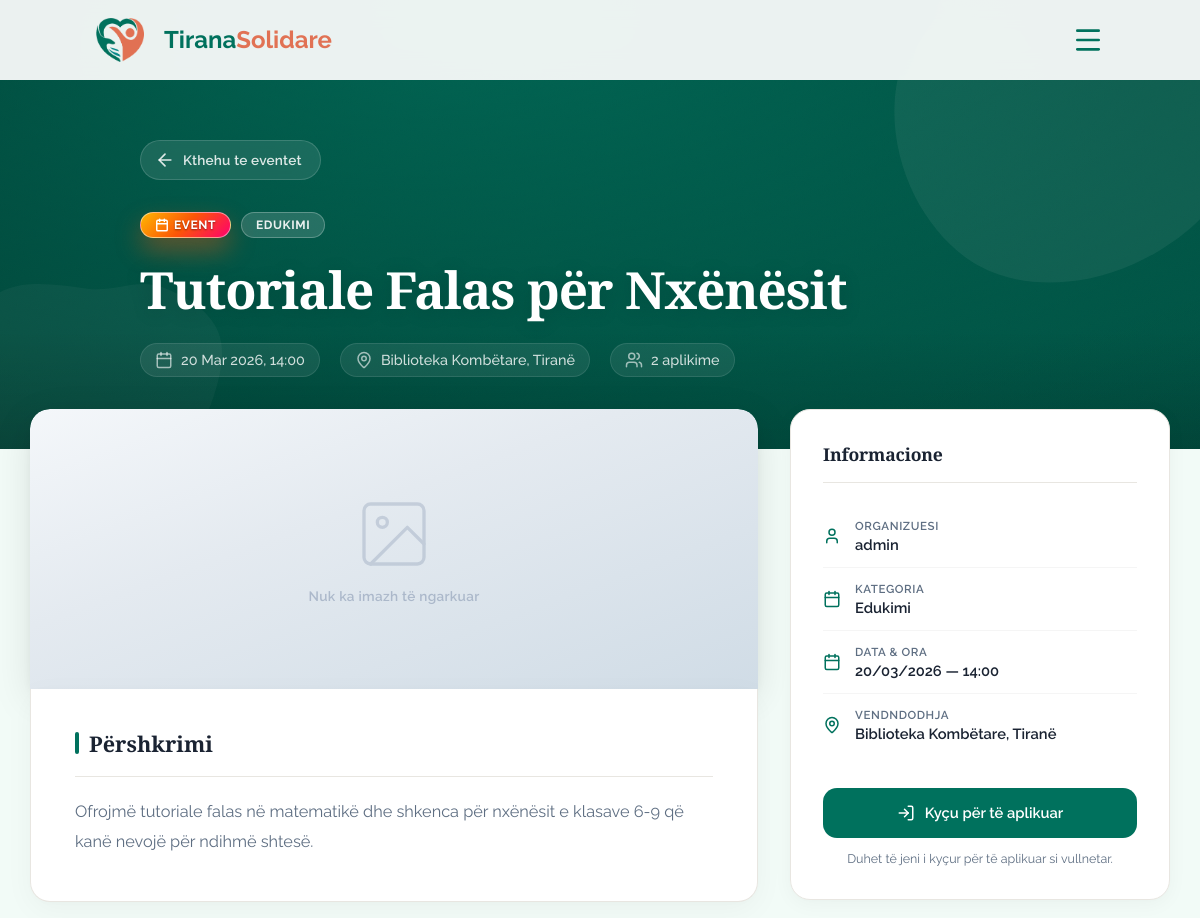
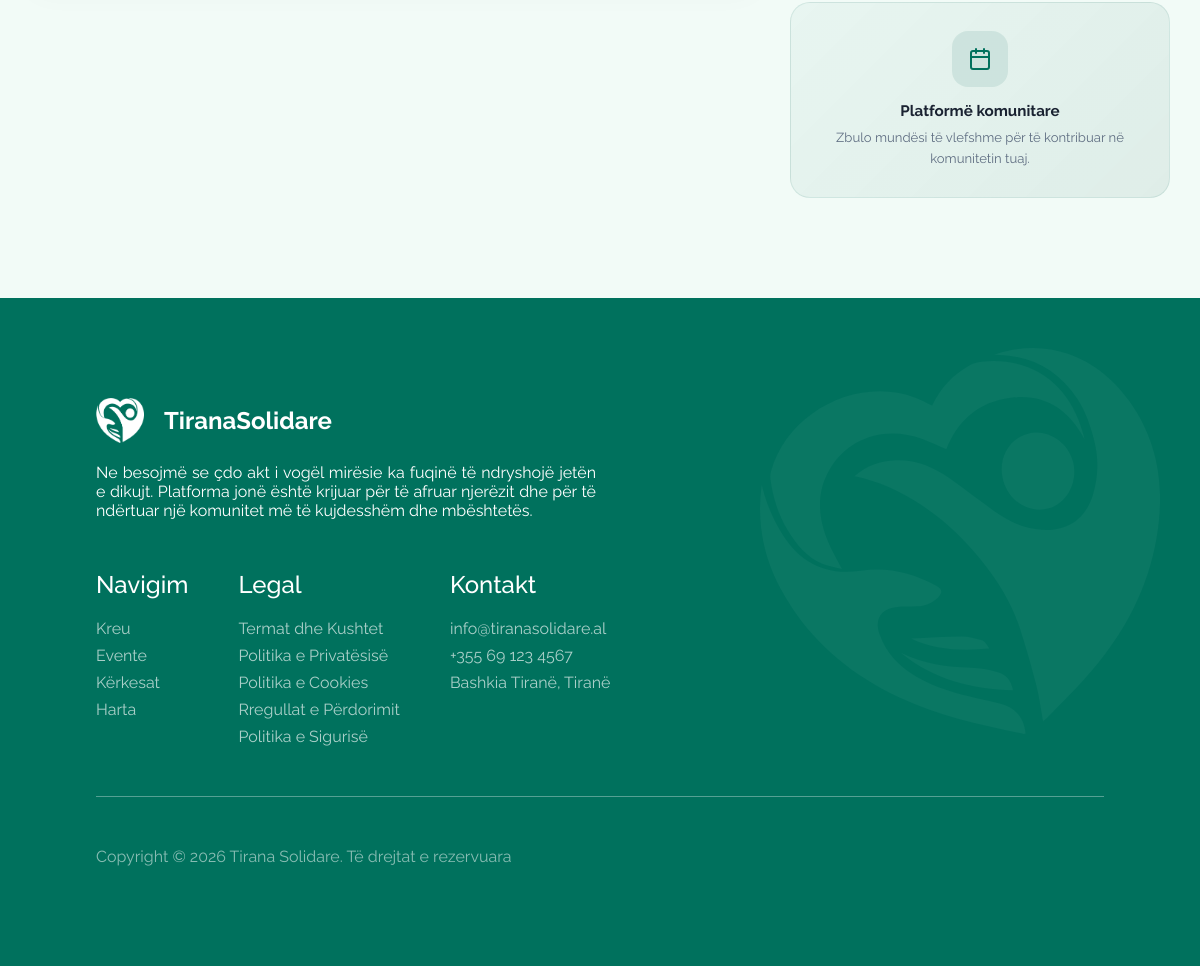
The app's page /views/events.php?id=3 with its own data (2 pictures, top to bottom).
### tables this page shows
CREATE TABLE `eventi` (
  `id_eventi` int(11) NOT NULL,
  `id_perdoruesi` int(11) DEFAULT NULL,
  `id_kategoria` int(11) DEFAULT NULL,
  `titulli` varchar(200) DEFAULT NULL,
  `pershkrimi` text DEFAULT NULL,
  `data` datetime DEFAULT NULL,
  `vendndodhja` varchar(255) DEFAULT NULL,
  `latitude` decimal(10,7) DEFAULT NULL,
  `longitude` decimal(10,7) DEFAULT NULL,
  `banner` varchar(500) DEFAULT NULL COMMENT 'URL to image storage',
  `krijuar_me` timestamp NOT NULL DEFAULT current_timestamp()
);

CREATE TABLE `kategoria` (
  `id_kategoria` int(11) NOT NULL,
  `emri` varchar(50) DEFAULT NULL
);

CREATE TABLE `perdoruesi` (
  `id_perdoruesi` int(11) NOT NULL,
  `emri` varchar(100) NOT NULL,
  `email` varchar(150) NOT NULL,
  `fjalekalimi` varchar(255) NOT NULL,
  `roli` enum('Admin','Vullnetar') DEFAULT 'Vullnetar',
  `statusi_llogarise` enum('Aktiv','Bllokuar','Çaktivizuar') DEFAULT 'Aktiv',
  `verified` tinyint(1) NOT NULL DEFAULT 0,
  `verification_token_hash` varchar(64) DEFAULT NULL,
  `verification_token_expires` datetime DEFAULT NULL,
  `password_reset_token_hash` varchar(64) DEFAULT NULL,
  `password_reset_token_expires` datetime DEFAULT NULL,
  `krijuar_me` timestamp NOT NULL DEFAULT current_timestamp(),
  `deaktivizuar_me` datetime DEFAULT NULL
);

### views/events.php (the view, shortened to what this page needs)
<?php
require_once __DIR__ . '/../config/db.php';
$isLoggedIn = isset($_SESSION['user_id']);
$isAdmin = ($isLoggedIn && ($_SESSION['roli'] ?? '') === 'Admin');
if (isset($_GET['id'])) {
    $id = (int) $_GET['id'];
    $stmt = $pdo->prepare(
        "SELECT e.*, k.emri AS kategoria_emri, p.emri AS krijuesi_emri,
                (SELECT COUNT(*) FROM Aplikimi a WHERE a.id_eventi = e.id_eventi) AS total_aplikime
         FROM Eventi e
         LEFT JOIN Kategoria k ON k.id_kategoria = e.id_kategoria
         LEFT JOIN Perdoruesi p ON p.id_perdoruesi = e.id_perdoruesi
         WHERE e.id_eventi = ?"
    );
    $stmt->execute([$id]);
    $event = $stmt->fetch(PDO::FETCH_ASSOC);
    $alreadyApplied = false;
}
?>
<!DOCTYPE html>
<html lang="sq">
<head>
  <link rel="stylesheet" href="/TiranaSolidare/public/assets/styles/main.css">
  <link rel="stylesheet" href="/TiranaSolidare/public/assets/styles/requests.css?v=20260308W">  <link rel="stylesheet" href="https://unpkg.com/leaflet@1.9.4/dist/leaflet.css" />
  <link rel="stylesheet" href="/TiranaSolidare/assets/css/map.css"></head>
<body class="page-events">
<?php include __DIR__ . '/../public/components/header.php'; ?>
<main>
<?php if (isset($event) && $event): ?>
<section class="rq-detail-hero rq-detail-hero--request">
  <div class="rq-detail-hero__inner">
    <a href="/TiranaSolidare/views/events.php" class="rq-back-link">
      <svg xmlns="http://www.w3.org/2000/svg" width="20" height="20" viewBox="0 0 24 24" fill="none" stroke="currentColor" stroke-width="2" stroke-linecap="round" stroke-linejoin="round"><path d="m12 19-7-7 7-7"/><path d="M19 12H5"/></svg>
      Kthehu te eventet
    </a>
    <div class="rq-detail-hero__badges">
      <span class="rq-badge rq-badge--event-spotlight">
        Event
      </span>
      <?php if (!empty($event['kategoria_emri'])): ?>
      <span class="rq-badge rq-badge--event"><?= htmlspecialchars($event['kategoria_emri']) ?></span>
      <?php endif; ?>
    </div>
    <h1><?= htmlspecialchars($event['titulli']) ?></h1>
    <div class="rq-detail-hero__meta">
      <span> <?= date('d M Y, H:i', strtotime($event['data'])) ?></span>
      <span> <?= htmlspecialchars($event['vendndodhja'] ?? 'Tiranë') ?></span>
      <span> <?= $event['total_aplikime'] ?> aplikime</span>
    </div>
  </div>
</section>
<section class="rq-detail-body">
  <div class="rq-detail-layout">
    <div class="rq-detail-main">
      <?php if (!empty($event['banner'])): ?>
        <div class="rq-detail-banner">
          <div class="rq-detail-banner--placeholder" style="display:none;">
            <svg xmlns="http://www.w3.org/2000/svg" width="80" height="80" viewBox="0 0 24 24" fill="none" stroke="currentColor" stroke-width="1" stroke-linecap="round" stroke-linejoin="round"><rect x="3" y="3" width="18" height="18" rx="2" ry="2"/><circle cx="8.5" cy="8.5" r="1.5"/><path d="M21 15l-5-5L5 21"/></svg>
            <p>Nuk ka imazh të ngarkuar</p>
          </div>
        </div>
      <?php endif; ?>
      <div class="rq-detail-text">
        <h2>Përshkrimi</h2>
        <p><?= nl2br(htmlspecialchars($event['pershkrimi'] ?? 'Nuk ka përshkrim.')) ?></p>
      </div>
    </div>
    <aside class="rq-detail-sidebar">
      <div class="rq-sidebar-card">
        <h3>Informacione</h3>
        <ul class="rq-sidebar-info">
          <li>
            <svg xmlns="http://www.w3.org/2000/svg" width="18" height="18" viewBox="0 0 24 24" fill="none" stroke="currentColor" stroke-width="2" stroke-linecap="round" stroke-linejoin="round"><path d="M19 21v-2a4 4 0 0 0-4-4H9a4 4 0 0 0-4 4v2"/><circle cx="12" cy="7" r="4"/></svg>
            <div><span>Organizuesi</span><strong><?= htmlspecialchars($event['krijuesi_emri'] ?? 'N/A') ?></strong></div>
          </li>
          <li>
            <div><span>Kategoria</span><strong><?= htmlspecialchars($event['kategoria_emri'] ?? 'Pa kategori') ?></strong></div>
          </li>
          <li>
            <div><span>Data & Ora</span><strong><?= date('d/m/Y — H:i', strtotime($event['data'])) ?></strong></div>
          </li>
          <li>
            <div><span>Vendndodhja</span><strong><?= htmlspecialchars($event['vendndodhja'] ?? 'Tiranë') ?></strong></div>
          </li>
        </ul>
        <div class="rq-sidebar-cta">
          <?php if (!$isLoggedIn): ?>
            <a href="/TiranaSolidare/views/login.php?redirect=<?= urlencode('/TiranaSolidare/views/events.php?id=' . $event['id_eventi']) ?>" class="rq-btn-full rq-btn-login">
              <svg xmlns="http://www.w3.org/2000/svg" width="18" height="18" viewBox="0 0 24 24" fill="none" stroke="currentColor" stroke-width="2" stroke-linecap="round" stroke-linejoin="round"><path d="M15 3h4a2 2 0 0 1 2 2v14a2 2 0 0 1-2 2h-4"/><polyline points="10 17 15 12 10 7"/><line x1="15" x2="3" y1="12" y2="12"/></svg>
              Kyçu për të aplikuar
            </a>
            <p class="rq-sidebar-hint">Duhet të jeni i kyçur për të aplikuar si vullnetar.</p>
          <?php elseif ($isAdmin): ?>
            <p class="rq-sidebar-hint">Administratorët nuk mund të aplikojnë si vullnetarë.</p>
          <?php elseif ($alreadyApplied): ?>
            <span class="rq-badge rq-badge--open"><?= htmlspecialchars($existingApp['statusi']) ?></span>
            <p class="rq-sidebar-hint">Ju keni aplikuar tashmë për këtë event.</p>
          <?php elseif (strtotime($event['data']) <= time()): ?>
            <p class="rq-sidebar-hint">Ky event ka kaluar. Nuk mund të aplikoni më.</p>
          <?php endif; ?>
        </div>
      </div>
      <div class="rq-sidebar-trust">
        <div class="rq-sidebar-trust__icon">
        </div>
        <p><strong>Platformë komunitare</strong></p>
        <p class="rq-sidebar-trust__sub">Zbulo mundësi të vlefshme për të kontribuar në komunitetin tuaj.</p>
      </div>
    </aside>
  </div>
</section>
<?php endif; ?>
</main>
<?php include __DIR__ . '/../public/components/footer.php'; ?>
</body>
</html>

### public/assets/styles/main.css (style rules this page uses)
* { margin: 0; padding: 0; box-sizing: border-box; scroll-behavior: smooth; }
html, body { font-family: 'Raleway', sans-serif; color: #202020; overflow-x: hidden; }
main { overflow-y: hidden; }
section { position: relative; padding: 100px clamp(20px, 8%, 8%); }
:root { --font-coeff: 1; }
h1, h2, h3, h4, h5, h6 { font-family: "Bitter", serif; color: #003229; }
h1 { font-size: calc(3.5rem * var(--font-coeff)); margin-bottom: 20px; }
h2 { font-size: calc(3rem * var(--font-coeff)); margin-bottom: 20px; }
h3 { font-size: calc(2rem * var(--font-coeff)); margin-bottom: 20px; }

### records on screen
eventi: id_kategoria.emri "EDUKIMI", titulli "Tutoriale Falas për Nxënësit", data "20 Mar 2026, 14:00", vendndodhja "Biblioteka Kombëtare, Tiranë", pershkrimi "Ofrojmë tutoriale falas në matematikë dhe shkenca për nxënësit e klasave 6-9 që kanë nevojë për ndihmë shtesë.", id_perdoruesi.emri "admin", id_kategoria.emri "Edukimi", data "20/03/2026 — 14:00"

### other values on screen
$event['total_aplikime'] "2"
